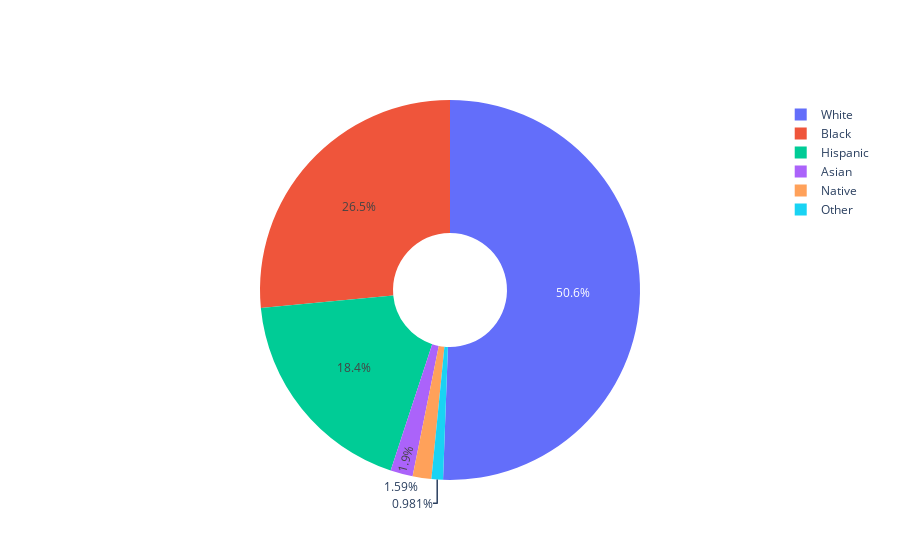

This figure's notebook cell:
### Markdown cell above
### Race Distribution

### Code cell
df["Count"]=1

rc=df.groupby("race").sum()

fig = go.Figure(data=[go.Pie(labels=rc.index, values=rc.Count, hole=.3)])
fig.show()

### Figure 1 — Plotly figure (JSON) as saved in the notebook; plotly's stock layout.template omitted (floating-point values rounded to 4 significant figures)
{"data": [{"hole": 0.3, "labels": ["Asian", "Black", "Hispanic", "Native", "Other", "White"], "type": "pie", "values": [93, 1298, 902, 78, 48, 2476]}], "layout": {}}
